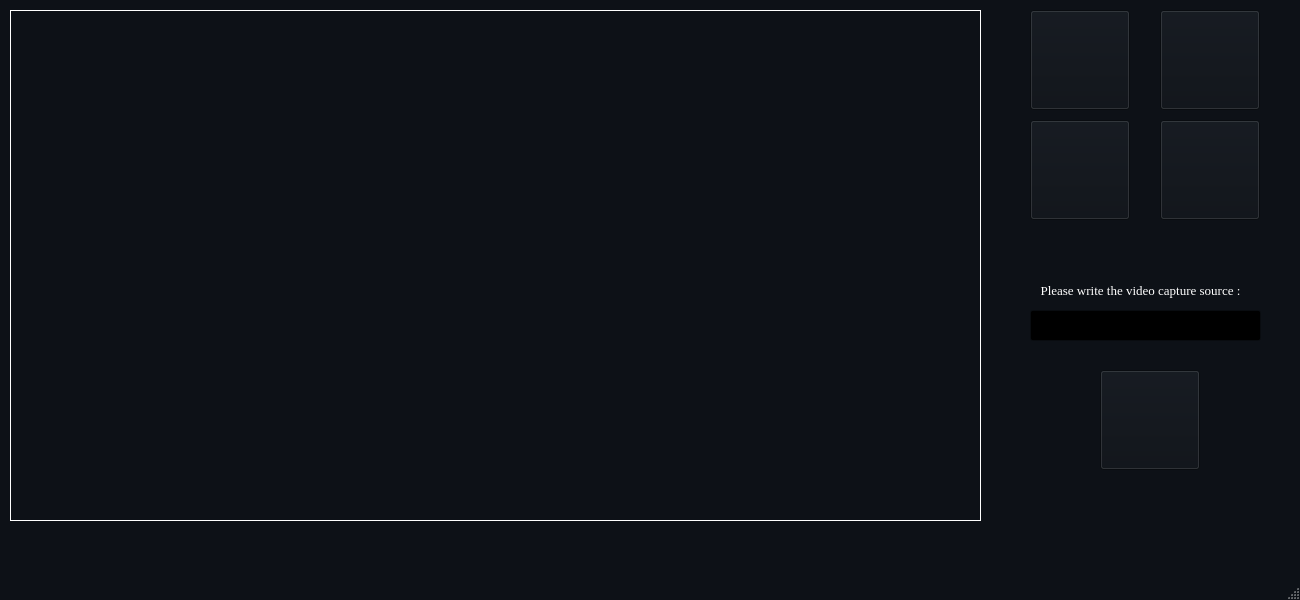
<?xml version="1.0" encoding="UTF-8"?>
<ui version="4.0">
 <class>MainWin</class>
 <widget class="QMainWindow" name="MainWin">
  <property name="geometry">
   <rect>
    <x>0</x>
    <y>0</y>
    <width>1300</width>
    <height>600</height>
   </rect>
  </property>
  <property name="minimumSize">
   <size>
    <width>1300</width>
    <height>600</height>
   </size>
  </property>
  <property name="maximumSize">
   <size>
    <width>1300</width>
    <height>600</height>
   </size>
  </property>
  <property name="palette">
   <palette>
    <active>
     <colorrole role="WindowText">
      <brush brushstyle="SolidPattern">
       <color alpha="255">
        <red>255</red>
        <green>255</green>
        <blue>255</blue>
       </color>
      </brush>
     </colorrole>
     <colorrole role="Button">
      <brush brushstyle="SolidPattern">
       <color alpha="255">
        <red>13</red>
        <green>17</green>
        <blue>23</blue>
       </color>
      </brush>
     </colorrole>
     <colorrole role="Light">
      <brush brushstyle="SolidPattern">
       <color alpha="255">
        <red>19</red>
        <green>25</green>
        <blue>34</blue>
       </color>
      </brush>
     </colorrole>
     <colorrole role="Midlight">
      <brush brushstyle="SolidPattern">
       <color alpha="255">
        <red>16</red>
        <green>21</green>
        <blue>28</blue>
       </color>
      </brush>
     </colorrole>
     <colorrole role="Dark">
      <brush brushstyle="SolidPattern">
       <color alpha="255">
        <red>6</red>
        <green>8</green>
        <blue>11</blue>
       </color>
      </brush>
     </colorrole>
     <colorrole role="Mid">
      <brush brushstyle="SolidPattern">
       <color alpha="255">
        <red>8</red>
        <green>11</green>
        <blue>15</blue>
       </color>
      </brush>
     </colorrole>
     <colorrole role="Text">
      <brush brushstyle="SolidPattern">
       <color alpha="255">
        <red>255</red>
        <green>255</green>
        <blue>255</blue>
       </color>
      </brush>
     </colorrole>
     <colorrole role="BrightText">
      <brush brushstyle="SolidPattern">
       <color alpha="255">
        <red>255</red>
        <green>255</green>
        <blue>255</blue>
       </color>
      </brush>
     </colorrole>
     <colorrole role="ButtonText">
      <brush brushstyle="SolidPattern">
       <color alpha="255">
        <red>255</red>
        <green>255</green>
        <blue>255</blue>
       </color>
      </brush>
     </colorrole>
     <colorrole role="Base">
      <brush brushstyle="SolidPattern">
       <color alpha="255">
        <red>0</red>
        <green>0</green>
        <blue>0</blue>
       </color>
      </brush>
     </colorrole>
     <colorrole role="Window">
      <brush brushstyle="SolidPattern">
       <color alpha="255">
        <red>13</red>
        <green>17</green>
        <blue>23</blue>
       </color>
      </brush>
     </colorrole>
     <colorrole role="Shadow">
      <brush brushstyle="SolidPattern">
       <color alpha="255">
        <red>0</red>
        <green>0</green>
        <blue>0</blue>
       </color>
      </brush>
     </colorrole>
     <colorrole role="AlternateBase">
      <brush brushstyle="SolidPattern">
       <color alpha="255">
        <red>6</red>
        <green>8</green>
        <blue>11</blue>
       </color>
      </brush>
     </colorrole>
     <colorrole role="ToolTipBase">
      <brush brushstyle="SolidPattern">
       <color alpha="255">
        <red>255</red>
        <green>255</green>
        <blue>220</blue>
       </color>
      </brush>
     </colorrole>
     <colorrole role="ToolTipText">
      <brush brushstyle="SolidPattern">
       <color alpha="255">
        <red>0</red>
        <green>0</green>
        <blue>0</blue>
       </color>
      </brush>
     </colorrole>
    </active>
    <inactive>
     <colorrole role="WindowText">
      <brush brushstyle="SolidPattern">
       <color alpha="255">
        <red>255</red>
        <green>255</green>
        <blue>255</blue>
       </color>
      </brush>
     </colorrole>
     <colorrole role="Button">
      <brush brushstyle="SolidPattern">
       <color alpha="255">
        <red>13</red>
        <green>17</green>
        <blue>23</blue>
       </color>
      </brush>
     </colorrole>
     <colorrole role="Light">
      <brush brushstyle="SolidPattern">
       <color alpha="255">
        <red>19</red>
        <green>25</green>
        <blue>34</blue>
       </color>
      </brush>
     </colorrole>
     <colorrole role="Midlight">
      <brush brushstyle="SolidPattern">
       <color alpha="255">
        <red>16</red>
        <green>21</green>
        <blue>28</blue>
       </color>
      </brush>
     </colorrole>
     <colorrole role="Dark">
      <brush brushstyle="SolidPattern">
       <color alpha="255">
        <red>6</red>
        <green>8</green>
        <blue>11</blue>
       </color>
      </brush>
     </colorrole>
     <colorrole role="Mid">
      <brush brushstyle="SolidPattern">
       <color alpha="255">
        <red>8</red>
        <green>11</green>
        <blue>15</blue>
       </color>
      </brush>
     </colorrole>
     <colorrole role="Text">
      <brush brushstyle="SolidPattern">
       <color alpha="255">
        <red>255</red>
        <green>255</green>
        <blue>255</blue>
       </color>
      </brush>
     </colorrole>
     <colorrole role="BrightText">
      <brush brushstyle="SolidPattern">
       <color alpha="255">
        <red>255</red>
        <green>255</green>
        <blue>255</blue>
       </color>
      </brush>
     </colorrole>
     <colorrole role="ButtonText">
      <brush brushstyle="SolidPattern">
       <color alpha="255">
        <red>255</red>
        <green>255</green>
        <blue>255</blue>
       </color>
      </brush>
     </colorrole>
     <colorrole role="Base">
      <brush brushstyle="SolidPattern">
       <color alpha="255">
        <red>0</red>
        <green>0</green>
        <blue>0</blue>
       </color>
      </brush>
     </colorrole>
     <colorrole role="Window">
      <brush brushstyle="SolidPattern">
       <color alpha="255">
        <red>13</red>
        <green>17</green>
        <blue>23</blue>
       </color>
      </brush>
     </colorrole>
     <colorrole role="Shadow">
      <brush brushstyle="SolidPattern">
       <color alpha="255">
        <red>0</red>
        <green>0</green>
        <blue>0</blue>
       </color>
      </brush>
     </colorrole>
     <colorrole role="AlternateBase">
      <brush brushstyle="SolidPattern">
       <color alpha="255">
        <red>6</red>
        <green>8</green>
        <blue>11</blue>
       </color>
      </brush>
     </colorrole>
     <colorrole role="ToolTipBase">
      <brush brushstyle="SolidPattern">
       <color alpha="255">
        <red>255</red>
        <green>255</green>
        <blue>220</blue>
       </color>
      </brush>
     </colorrole>
     <colorrole role="ToolTipText">
      <brush brushstyle="SolidPattern">
       <color alpha="255">
        <red>0</red>
        <green>0</green>
        <blue>0</blue>
       </color>
      </brush>
     </colorrole>
    </inactive>
    <disabled>
     <colorrole role="WindowText">
      <brush brushstyle="SolidPattern">
       <color alpha="255">
        <red>6</red>
        <green>8</green>
        <blue>11</blue>
       </color>
      </brush>
     </colorrole>
     <colorrole role="Button">
      <brush brushstyle="SolidPattern">
       <color alpha="255">
        <red>13</red>
        <green>17</green>
        <blue>23</blue>
       </color>
      </brush>
     </colorrole>
     <colorrole role="Light">
      <brush brushstyle="SolidPattern">
       <color alpha="255">
        <red>19</red>
        <green>25</green>
        <blue>34</blue>
       </color>
      </brush>
     </colorrole>
     <colorrole role="Midlight">
      <brush brushstyle="SolidPattern">
       <color alpha="255">
        <red>16</red>
        <green>21</green>
        <blue>28</blue>
       </color>
      </brush>
     </colorrole>
     <colorrole role="Dark">
      <brush brushstyle="SolidPattern">
       <color alpha="255">
        <red>6</red>
        <green>8</green>
        <blue>11</blue>
       </color>
      </brush>
     </colorrole>
     <colorrole role="Mid">
      <brush brushstyle="SolidPattern">
       <color alpha="255">
        <red>8</red>
        <green>11</green>
        <blue>15</blue>
       </color>
      </brush>
     </colorrole>
     <colorrole role="Text">
      <brush brushstyle="SolidPattern">
       <color alpha="255">
        <red>6</red>
        <green>8</green>
        <blue>11</blue>
       </color>
      </brush>
     </colorrole>
     <colorrole role="BrightText">
      <brush brushstyle="SolidPattern">
       <color alpha="255">
        <red>255</red>
        <green>255</green>
        <blue>255</blue>
       </color>
      </brush>
     </colorrole>
     <colorrole role="ButtonText">
      <brush brushstyle="SolidPattern">
       <color alpha="255">
        <red>6</red>
        <green>8</green>
        <blue>11</blue>
       </color>
      </brush>
     </colorrole>
     <colorrole role="Base">
      <brush brushstyle="SolidPattern">
       <color alpha="255">
        <red>13</red>
        <green>17</green>
        <blue>23</blue>
       </color>
      </brush>
     </colorrole>
     <colorrole role="Window">
      <brush brushstyle="SolidPattern">
       <color alpha="255">
        <red>13</red>
        <green>17</green>
        <blue>23</blue>
       </color>
      </brush>
     </colorrole>
     <colorrole role="Shadow">
      <brush brushstyle="SolidPattern">
       <color alpha="255">
        <red>0</red>
        <green>0</green>
        <blue>0</blue>
       </color>
      </brush>
     </colorrole>
     <colorrole role="AlternateBase">
      <brush brushstyle="SolidPattern">
       <color alpha="255">
        <red>13</red>
        <green>17</green>
        <blue>23</blue>
       </color>
      </brush>
     </colorrole>
     <colorrole role="ToolTipBase">
      <brush brushstyle="SolidPattern">
       <color alpha="255">
        <red>255</red>
        <green>255</green>
        <blue>220</blue>
       </color>
      </brush>
     </colorrole>
     <colorrole role="ToolTipText">
      <brush brushstyle="SolidPattern">
       <color alpha="255">
        <red>0</red>
        <green>0</green>
        <blue>0</blue>
       </color>
      </brush>
     </colorrole>
    </disabled>
   </palette>
  </property>
  <property name="windowTitle">
   <string>Face Recognition System</string>
  </property>
  <property name="windowIcon">
   <iconset>
    <normaloff>../Code/Images/icon_light.png</normaloff>../Code/Images/icon_light.png</iconset>
  </property>
  <widget class="QWidget" name="centralwidget">
   <widget class="QPushButton" name="btnStart">
    <property name="geometry">
     <rect>
      <x>1160</x>
      <y>10</y>
      <width>100</width>
      <height>100</height>
     </rect>
    </property>
    <property name="minimumSize">
     <size>
      <width>100</width>
      <height>100</height>
     </size>
    </property>
    <property name="maximumSize">
     <size>
      <width>100</width>
      <height>100</height>
     </size>
    </property>
    <property name="cursor">
     <cursorShape>PointingHandCursor</cursorShape>
    </property>
    <property name="text">
     <string/>
    </property>
    <property name="icon">
     <iconset>
      <normaloff>../Code/Images/start.png</normaloff>../Code/Images/start.png</iconset>
    </property>
    <property name="iconSize">
     <size>
      <width>100</width>
      <height>100</height>
     </size>
    </property>
   </widget>
   <widget class="QPushButton" name="btnExit">
    <property name="geometry">
     <rect>
      <x>1030</x>
      <y>120</y>
      <width>100</width>
      <height>100</height>
     </rect>
    </property>
    <property name="minimumSize">
     <size>
      <width>100</width>
      <height>100</height>
     </size>
    </property>
    <property name="maximumSize">
     <size>
      <width>100</width>
      <height>100</height>
     </size>
    </property>
    <property name="cursor">
     <cursorShape>PointingHandCursor</cursorShape>
    </property>
    <property name="text">
     <string/>
    </property>
    <property name="icon">
     <iconset>
      <normaloff>../Code/Images/exit.png</normaloff>../Code/Images/exit.png</iconset>
    </property>
    <property name="iconSize">
     <size>
      <width>100</width>
      <height>100</height>
     </size>
    </property>
   </widget>
   <widget class="QLabel" name="frame">
    <property name="geometry">
     <rect>
      <x>10</x>
      <y>10</y>
      <width>971</width>
      <height>511</height>
     </rect>
    </property>
    <property name="frameShape">
     <enum>QFrame::Box</enum>
    </property>
    <property name="text">
     <string/>
    </property>
   </widget>
   <widget class="QPushButton" name="btnRecognize">
    <property name="geometry">
     <rect>
      <x>1160</x>
      <y>120</y>
      <width>100</width>
      <height>100</height>
     </rect>
    </property>
    <property name="minimumSize">
     <size>
      <width>100</width>
      <height>100</height>
     </size>
    </property>
    <property name="maximumSize">
     <size>
      <width>100</width>
      <height>100</height>
     </size>
    </property>
    <property name="cursor">
     <cursorShape>PointingHandCursor</cursorShape>
    </property>
    <property name="text">
     <string/>
    </property>
    <property name="icon">
     <iconset>
      <normaloff>../Code/Images/recognize.png</normaloff>../Code/Images/recognize.png</iconset>
    </property>
    <property name="iconSize">
     <size>
      <width>100</width>
      <height>100</height>
     </size>
    </property>
   </widget>
   <widget class="QPushButton" name="btnExport">
    <property name="geometry">
     <rect>
      <x>1030</x>
      <y>10</y>
      <width>100</width>
      <height>100</height>
     </rect>
    </property>
    <property name="minimumSize">
     <size>
      <width>100</width>
      <height>100</height>
     </size>
    </property>
    <property name="maximumSize">
     <size>
      <width>100</width>
      <height>100</height>
     </size>
    </property>
    <property name="cursor">
     <cursorShape>PointingHandCursor</cursorShape>
    </property>
    <property name="text">
     <string/>
    </property>
    <property name="icon">
     <iconset>
      <normaloff>../Code/Images/export.png</normaloff>../Code/Images/export.png</iconset>
    </property>
    <property name="iconSize">
     <size>
      <width>100</width>
      <height>100</height>
     </size>
    </property>
   </widget>
   <widget class="QLineEdit" name="inputVideoCapture">
    <property name="geometry">
     <rect>
      <x>1030</x>
      <y>310</y>
      <width>231</width>
      <height>31</height>
     </rect>
    </property>
    <property name="styleSheet">
     <string notr="true">color rgb(0, 0, 0)</string>
    </property>
   </widget>
   <widget class="QLabel" name="labelVideoCapture">
    <property name="geometry">
     <rect>
      <x>1030</x>
      <y>280</y>
      <width>221</width>
      <height>21</height>
     </rect>
    </property>
    <property name="font">
     <font>
      <family>Times New Roman</family>
      <pointsize>10</pointsize>
     </font>
    </property>
    <property name="text">
     <string>Please write the video capture source :</string>
    </property>
    <property name="alignment">
     <set>Qt::AlignCenter</set>
    </property>
   </widget>
   <widget class="QPushButton" name="btnOk">
    <property name="geometry">
     <rect>
      <x>1100</x>
      <y>370</y>
      <width>100</width>
      <height>100</height>
     </rect>
    </property>
    <property name="minimumSize">
     <size>
      <width>100</width>
      <height>100</height>
     </size>
    </property>
    <property name="maximumSize">
     <size>
      <width>100</width>
      <height>100</height>
     </size>
    </property>
    <property name="cursor">
     <cursorShape>PointingHandCursor</cursorShape>
    </property>
    <property name="text">
     <string/>
    </property>
    <property name="icon">
     <iconset>
      <normaloff>../Code/Images/ok.png</normaloff>../Code/Images/ok.png</iconset>
    </property>
    <property name="iconSize">
     <size>
      <width>100</width>
      <height>100</height>
     </size>
    </property>
   </widget>
  </widget>
  <widget class="QMenuBar" name="menubar">
   <property name="geometry">
    <rect>
     <x>0</x>
     <y>0</y>
     <width>1300</width>
     <height>21</height>
    </rect>
   </property>
  </widget>
  <widget class="QStatusBar" name="statusbar"/>
 </widget>
 <resources/>
 <connections>
  <connection>
   <sender>btnExit</sender>
   <signal>clicked()</signal>
   <receiver>MainWin</receiver>
   <slot>close()</slot>
   <hints>
    <hint type="sourcelabel">
     <x>865</x>
     <y>456</y>
    </hint>
    <hint type="destinationlabel">
     <x>499</x>
     <y>299</y>
    </hint>
   </hints>
  </connection>
 </connections>
</ui>
